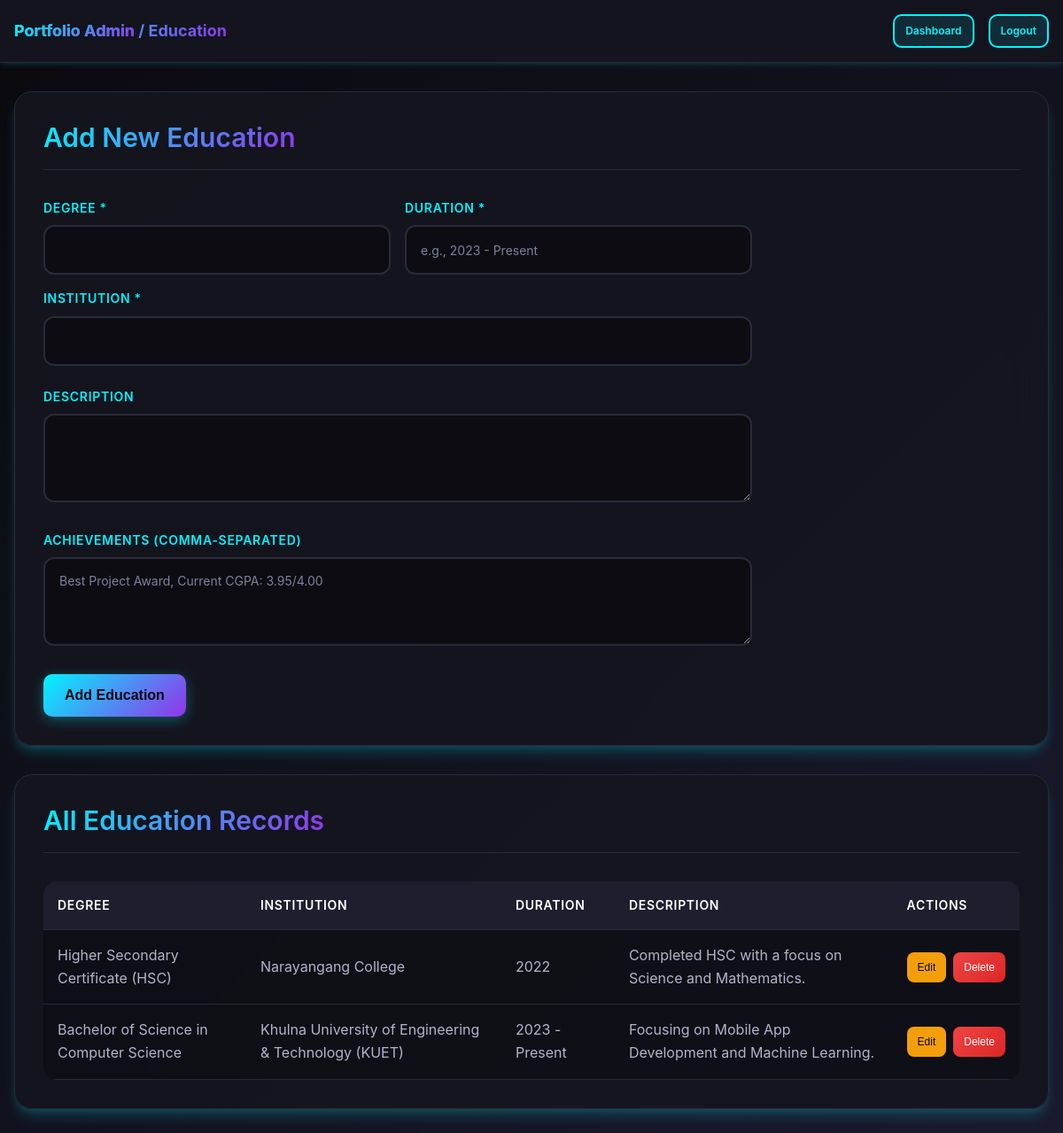
The app's page /admin/education.php (signed in) with its own data.
### tables this page shows
CREATE TABLE education (
    id INT AUTO_INCREMENT PRIMARY KEY,
    degree VARCHAR(255) NOT NULL,
    institution VARCHAR(255) NOT NULL,
    duration VARCHAR(100) NOT NULL,
    description TEXT,
    achievements TEXT,
    created_at TIMESTAMP DEFAULT CURRENT_TIMESTAMP,
    updated_at TIMESTAMP DEFAULT CURRENT_TIMESTAMP ON UPDATE CURRENT_TIMESTAMP
);

### includes/config.php (called while the page is built, shortened)
<?php
function truncateText($text, $length = 150) {
    if (strlen($text) <= $length) {
        return $text;
    }
    return substr($text, 0, $length) . '...';
}
?>

### admin/education.php (the view, shortened to what this page needs)
<?php
require_once '../includes/config.php';
try {
    $pdo = getDBConnection();
    $education = $pdo->query("SELECT * FROM education ORDER BY id DESC")->fetchAll();
} catch (Exception $e) {
    $error = "Database error occurred.";
    $education = [];
    error_log("Education admin error: " . $e->getMessage());
}
?>
<!DOCTYPE html>
<html lang="en">
<head>
    <link rel="stylesheet" href="../assets/css/main.css">
    <link rel="stylesheet" href="../assets/css/admin.css">
</head>
<body>
    <header class="admin-header">
        <div class="container">
            <nav class="admin-nav">
                <div class="admin-brand">
                    <a href="index.php">Portfolio Admin</a> / Education
                </div>
                <div class="admin-user">
                    <a href="index.php" class="btn btn-secondary btn-sm">Dashboard</a>
                    <a href="logout.php" class="btn btn-secondary btn-sm">Logout</a>
                </div>
            </nav>
        </div>
    </header>
    <main class="admin-main">
        <div class="admin-container">
            <div class="admin-section">
                <div class="admin-section-header">
                    <h2 class="admin-section-title">Add New Education</h2>
                </div>
                <form method="POST" class="admin-form" id="education-form">
                    <div class="form-row">
                        <div class="form-group">
                            <label for="degree" class="form-label">Degree *</label>
                            <input type="text" id="degree" name="degree" class="form-input" required>
                        </div>
                        <div class="form-group">
                            <label for="duration" class="form-label">Duration *</label>
                            <input type="text" id="duration" name="duration" class="form-input"
                                   placeholder="e.g., 2023 - Present" required>
                        </div>
                    </div>
                    <div class="form-group">
                        <label for="institution" class="form-label">Institution *</label>
                        <input type="text" id="institution" name="institution" class="form-input" required>
                    </div>
                    <div class="form-group">
                        <label for="description" class="form-label">Description</label>
                        <textarea id="description" name="description" class="form-textarea" rows="3"></textarea>
                    </div>
                    <div class="form-group">
                        <label for="achievements" class="form-label">Achievements (comma-separated)</label>
                        <textarea id="achievements" name="achievements" class="form-textarea" rows="3"
                                  placeholder="Best Project Award, Current CGPA: 3.95/4.00"></textarea>
                    </div>
                    <div style="display: flex; gap: var(--spacing-base);">
                        <button type="submit" class="btn btn-primary" id="submit-btn">Add Education</button>
                    </div>
                </form>
            </div>
            <div class="admin-section">
                <div class="admin-section-header">
                    <h2 class="admin-section-title">All Education Records</h2>
                </div>
                <?php if (empty($education)): ?>
                    <p class="text-muted">No education records found.</p>
                <?php else: ?>
                    <table class="admin-table">
                        <thead>
                            <tr>
                                <th>Degree</th>
                                <th>Institution</th>
                                <th>Duration</th>
                                <th>Description</th>
                                <th>Actions</th>
                            </tr>
                        </thead>
                        <tbody>
                            <?php foreach ($education as $edu): ?>
                                <tr>
                                    <td><?php echo htmlspecialchars($edu['degree']); ?></td>
                                    <td><?php echo htmlspecialchars($edu['institution']); ?></td>
                                    <td><?php echo htmlspecialchars($edu['duration']); ?></td>
                                    <td><?php echo htmlspecialchars(truncateText($edu['description'], 100)); ?></td>
                                    <td>
                                        <div class="admin-actions">
                                            <button type="button" class="btn btn-edit btn-sm"
                                                    onclick="editEducation(<?php echo htmlspecialchars(json_encode($edu)); ?>)">
                                                Edit
                                            </button>
                                            <form method="POST" style="display: inline;"
                                                  onsubmit="return confirm('Are you sure you want to delete this education record?')">
                                                <button type="submit" class="btn btn-delete btn-sm">Delete</button>
                                            </form>
                                        </div>
                                    </td>
                                </tr>
                            <?php endforeach; ?>
                        </tbody>
                    </table>
                <?php endif; ?>
            </div>
        </div>
    </main>
</body>
</html>

### assets/css/main.css (style rules this page uses)
* { margin: 0; padding: 0; box-sizing: border-box; }
:root { --primary-color: #00f5ff; --primary-dark: #00d4e6; --secondary-color: #9333ea; --accent-color: #ff6b35; --background-color: #0a0a0f; --surface-color: #161620; --text-primary: #ffffff; --text-secondary: #b3b3cc; --text-muted: #8080a0; --border-color: #2a2a3a; --shadow-light: 0 4px 6px -1px rgba(0, 245, 255, 0.1), 0 2px 4px -1px rgba(0, 245, 255, 0.06); --shadow-medium: 0 10px 15px -3px rgba(0, 245, 255, 0.2), 0 4px 6px -2px rgba(0, 245, 255, 0.1); --shadow-large: 0 25px 50px -12px rgba(0, 245, 255, 0.25), 0 0 0 1px rgba(0, 245, 255, 0.05); --font-family: 'Inter', -apple-system, BlinkMacSystemFont, 'Segoe UI', sans-serif; --font-size-xs: 0.75rem; --font-size-sm: 0.875rem; --font-size-base: 1rem; --font-size-lg: 1.125rem; --font-size-xl: 1.25rem; --font-size-2xl: 1.5rem; --font-size-3xl: 1.875rem; --font-size-4xl: 2.25rem; --font-size-5xl: 3rem; --spacing-xs: 0.5rem; --spacing-sm: 0.75rem; --spacing-base: 1rem; --spacing-lg: 1.5rem; --spacing-xl: 2rem; --spacing-2xl: 3rem; --spacing-3xl: 4rem; --radius-sm: 0.375rem; --radius-base: 0.5rem; --radius-lg: 0.75rem; --radius-xl: 1rem; --transition-fast: 150ms ease-in-out; --transition-base: 250ms ease-in-out; --transition-slow: 350ms ease-in-out; }
html { scroll-behavior: smooth; }
body { font-family: var(--font-family); font-size: var(--font-size-base); line-height: 1.6; color: var(--text-primary); background: linear-gradient(135deg, var(--background-color) 0%, #1a1a2e 100%); background-attachment: fixed; -webkit-font-smoothing: antialiased; -moz-osx-font-smoothing: grayscale; overflow-x: hidden; }
h1, h2, h3, h4, h5, h6 { font-weight: 600; line-height: 1.3; margin-bottom: var(--spacing-base); color: var(--text-primary); }
h2 { font-size: var(--font-size-3xl); }
a { color: var(--primary-color); text-decoration: none; transition: color var(--transition-fast); }
.container { width: 100%; max-width: 1200px; margin: 0 auto; padding: 0 var(--spacing-base); }
.btn { display: inline-block; padding: var(--spacing-sm) var(--spacing-lg); border: none; border-radius: 50px; font-size: var(--font-size-base); font-weight: 600; text-align: center; text-decoration: none; cursor: pointer; transition: all var(--transition-base); line-height: 1.5; position: relative; overflow: hidden; }
.btn-primary { background: linear-gradient(135deg, var(--primary-color), var(--secondary-color)); color: var(--background-color); box-shadow: 0 4px 15px 0 rgba(0, 245, 255, 0.3); }
.btn-secondary { background: transparent; color: var(--primary-color); border: 2px solid var(--primary-color); box-shadow: inset 0 0 0 0 var(--primary-color); transition: all 0.3s ease-in-out; }
.form-group { margin-bottom: var(--spacing-lg); }
.form-label { display: block; margin-bottom: var(--spacing-sm); font-weight: 600; color: var(--primary-color); font-size: var(--font-size-sm); text-transform: uppercase; letter-spacing: 0.05em; }
.form-input, .form-textarea { width: 100%; padding: var(--spacing-base) var(--spacing-lg); border: 2px solid rgba(42, 42, 58, 0.5); border-radius: 12px; font-size: var(--font-size-base); font-family: inherit; background: rgba(10, 10, 15, 0.8); color: var(--text-primary); transition: all var(--transition-base); resize: none; }
.form-input::placeholder, .form-textarea::placeholder { color: var(--text-muted); font-size: var(--font-size-sm); }
.form-textarea { min-height: 140px; resize: vertical; }

### records on screen
education: degree "Higher Secondary Certificate (HSC)", institution "Narayangang College", duration "2022", description "Completed HSC with a focus on Science and Mathematics."
education: degree "Bachelor of Science in Computer Science", institution "Khulna University of Engineering & Technology (KUET)", duration "2023 - Present", description "Focusing on Mobile App Development and Machine Learning."
